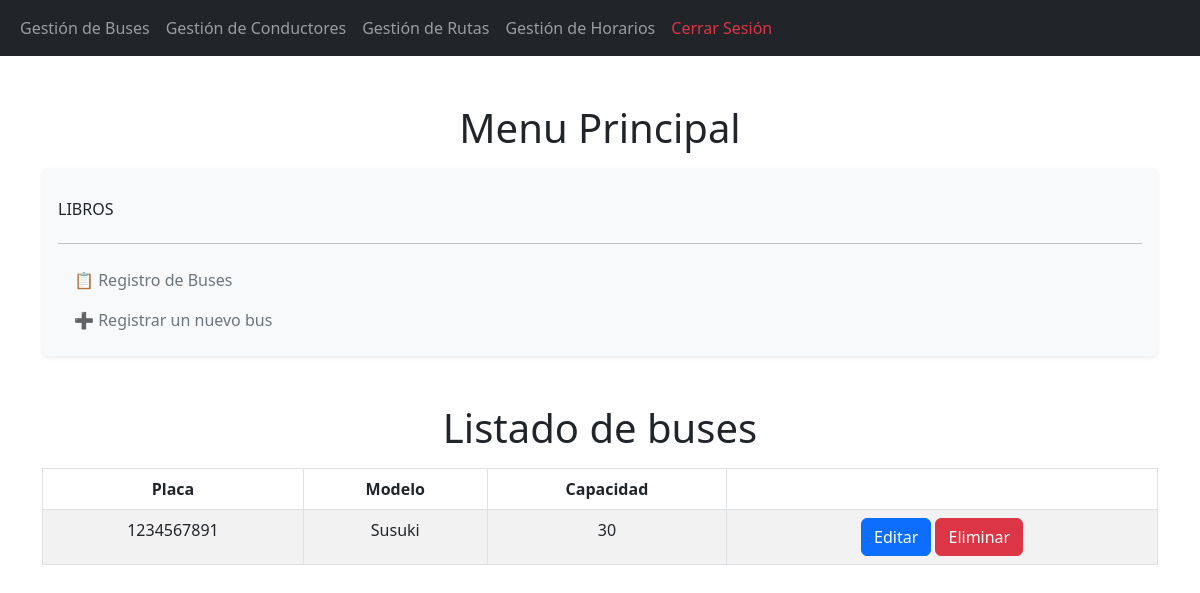
Screenshot of /listadoBuses/ with the database file from the repository.
### Aplicaciones/ventapasajes/models.py (models this page shows, shortened)
class Bus(models.Model):
    id = models.AutoField(primary_key=True)
    placa = models.CharField(max_length=10, unique=True)  # Placa única
    modelo = models.CharField(max_length=50)             # Modelo del bus
    capacidad = models.PositiveIntegerField()            # Capacidad máxima de pasajeros

### Aplicaciones/ventapasajes/views.py (the view)
# urls.py: path('listadoBuses/', views.listadoBuses, name='listadoBuses'),  # Listado de buses
def listadoBuses(request):
    buses = Bus.objects.all()  # Recupera los datos de los buses
    return render(request, 'listadoBuses.html', {'buses': buses})

### Aplicaciones/ventapasajes/templates/listadoBuses.html (shortened to what this page needs)
{% extends "./plantillaAdministrador.html" %}
{% block contenidoAdministrador %}
<!DOCTYPE html>
    <html lang="en">
    <head>
        <link href="https://cdn.jsdelivr.net/npm/bootstrap@5.3.3/dist/css/bootstrap.min.css" rel="stylesheet">
        <link href="https://cdn.jsdelivr.net/npm/bootstrap@5.3.0/dist/css/bootstrap.min.css" rel="stylesheet">
        <link rel="stylesheet" href="https://cdnjs.cloudflare.com/ajax/libs/izitoast/1.4.0/css/iziToast.css" />
    </head>
    <body>
        <div class="container mt-5">
            <div class="row">
                <h1 class="text-center mb-3">Menu Principal</h1>
            </div>
            <div class="row">
                <div class="col-md-12">
                    <nav class="nav flex-column bg-light p-3 shadow-sm rounded">
                        <h6 class="mt-3">LIBROS</h6>
                        <hr>
                        <a href="{% url 'listadoBuses' %}" class="nav-link text-secondary">📋 Registro de Buses</a>
                        <a href="{% url 'nuevoBus' %}" class="nav-link text-secondary">➕ Registrar un nuevo bus</a>
            </div>
        </div>
        <br>
        <br>
        <div class="row">
            <h1 class="text-center mb-3">Listado de buses</h1>
        </div>
        <table border="1" class="table table-bordered table-striped table-hover justify-content text-center">
            <thead>
                <tr>
                    <th>Placa</th>
                    <th>Modelo</th>
                    <th>Capacidad</th>
                </tr>
            </thead>
            <tbody>
                {% for bus in buses %}
                <tr>
                    <td>{{ bus.placa }}</td>
                    <td>{{ bus.modelo }}</td>
                    <td>{{ bus.capacidad }}</td>
                    <td>
                        <a href="/editarBus/{{bus.id}}" class="btn btn-primary">Editar</a>
                        <a  onclick="return confirm('Esta seguro de eliminar el registro?');"
                        href="/eliminarBus/{{bus.id}}" class="btn btn-danger">Eliminar</a>
                    </td>
                </tr>
                {% endfor %}
            </tbody>
        </table>
</body>
</html>
{% endblock %}

### rows the page displays
Bus: placa "1234567891", modelo "Susuki", capacidad "30"
